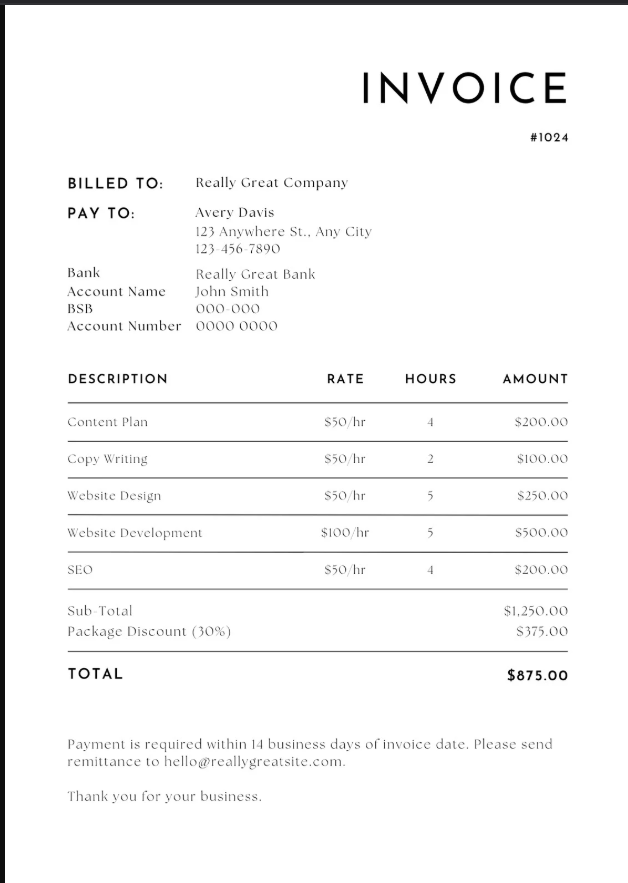
#> input picture Input/img.png, 628 x 883 px, found by its file name
$ jupyter execute --allow-errors Pytesseract_OCR.ipynb   (shell and % lines are left out)
#> lines starting #> are read from the running program, lines starting #| are printed output that depends on the picture
[cell 1]
import numpy as np
import cv2
from pytesseract import pytesseract
import easyocr
import matplotlib.pyplot as plt
from PIL import Image, ImageEnhance, ImageFilter
import time
import os

# Defining paths to tesseract.exe
pytesseract.tesseract_cmd = r'/usr/bin/tesseract'

class ExtractTextOCR:
    def __init__(self):
        # config settings
        self.config=r'--oem 3 --psm 6'

        # Language dictionaries for pytesseract and easyocr
        self.languages = {
            'english': ('eng', 'en'),
            'french': ('fra', 'fr'),
            'spanish': ('spa', 'es'),
            'arabic': ('ara', 'ar'),
            'german': ('deu', 'de'),
            'italian': ('ita', 'it'),
        }

    def prepare(self, image, show=False):
        """ Preprocess the image to improve OCR accuracy """
#> called with image = '/content/img.png', show = False
        # Read the image in grayscale
        img = None

        # Handle if image is a file path
        if isinstance(image, str):
            img = cv2.imread(image, cv2.IMREAD_GRAYSCALE)
#> img: shape (883, 628); min 0, max 255, mean 247

        # Handle if image is an OpenCV matrix (np.ndarray)
        elif isinstance(image, np.ndarray):
            img = cv2.cvtColor(image, cv2.COLOR_BGR2GRAY)

        # Handle if image is a PIL image
        elif isinstance(image, Image.Image):
            img = np.array(image.convert('L'))  # Convert to grayscale using PIL

        # If the image is not provided or invalid, raise an error
        if img is None:
            raise ValueError("Invalid image input. Please provide an image file path, OpenCV image matrix, or PIL image.")

        # # Apply image preprocessing techniques (Bad Choice)
        img = cv2.resize(img, (1440, 2560), interpolation=cv2.INTER_AREA)
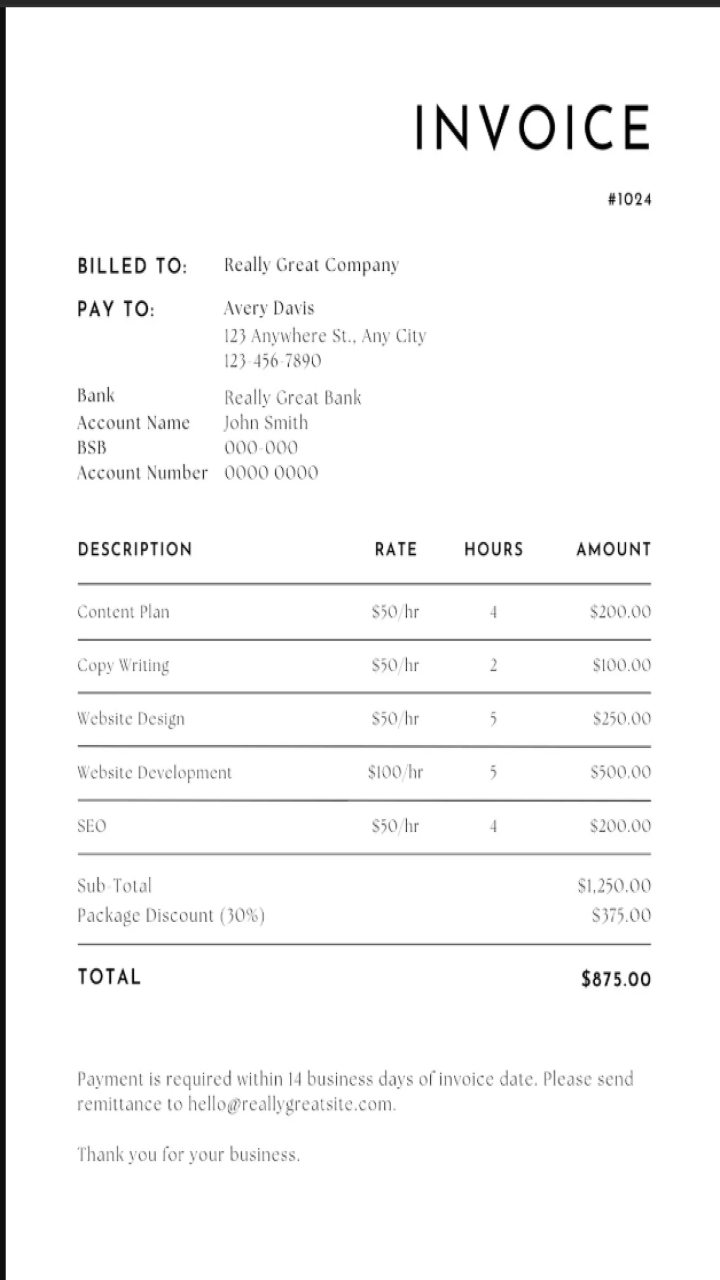
#> img: shape (2560, 1440) (shown at 1/2 size); min 0, max 255, mean 247
        enhancer = ImageEnhance.Sharpness(Image.fromarray(img))
        img = np.array(enhancer.enhance(1.5))  # Increase sharpness

        # Show the enhanced image
        if show:
            # cv2.imwrite("enhanced_image.jpg", img)
            plt.imshow(img, cmap='gray')
            plt.title('Enhanced Image')
            plt.axis('off')
            plt.show()
        return img

    def run(self, image_path, language, tesseract=True, show_img=False, verbose=0):
        # Set the languages based on the user input
        if language.lower() in self.languages:
            tesseract_lang, easyocr_lang = self.languages[language.lower()]
        else:
            raise ValueError(f"Language '{language}' is not supported. Please choose from {list(self.languages)}.")

        # Preprocess the image
        preprocessed_image = self.prepare(image_path, show=show_img)
        if tesseract:
            text = pytesseract.image_to_string(preprocessed_image, lang=f'eng+{tesseract_lang}', config=self.config)
        else:
            reader = easyocr.Reader(['en', easyocr_lang], gpu=True)
            text = " ".join(reader.readtext(preprocessed_image, detail=0, paragraph=True))

        if verbose:
            print(f"Extracted Text ({'tesseract' if tesseract else 'easyocr'}):", text)
        return text

    def test(self):
        pass
